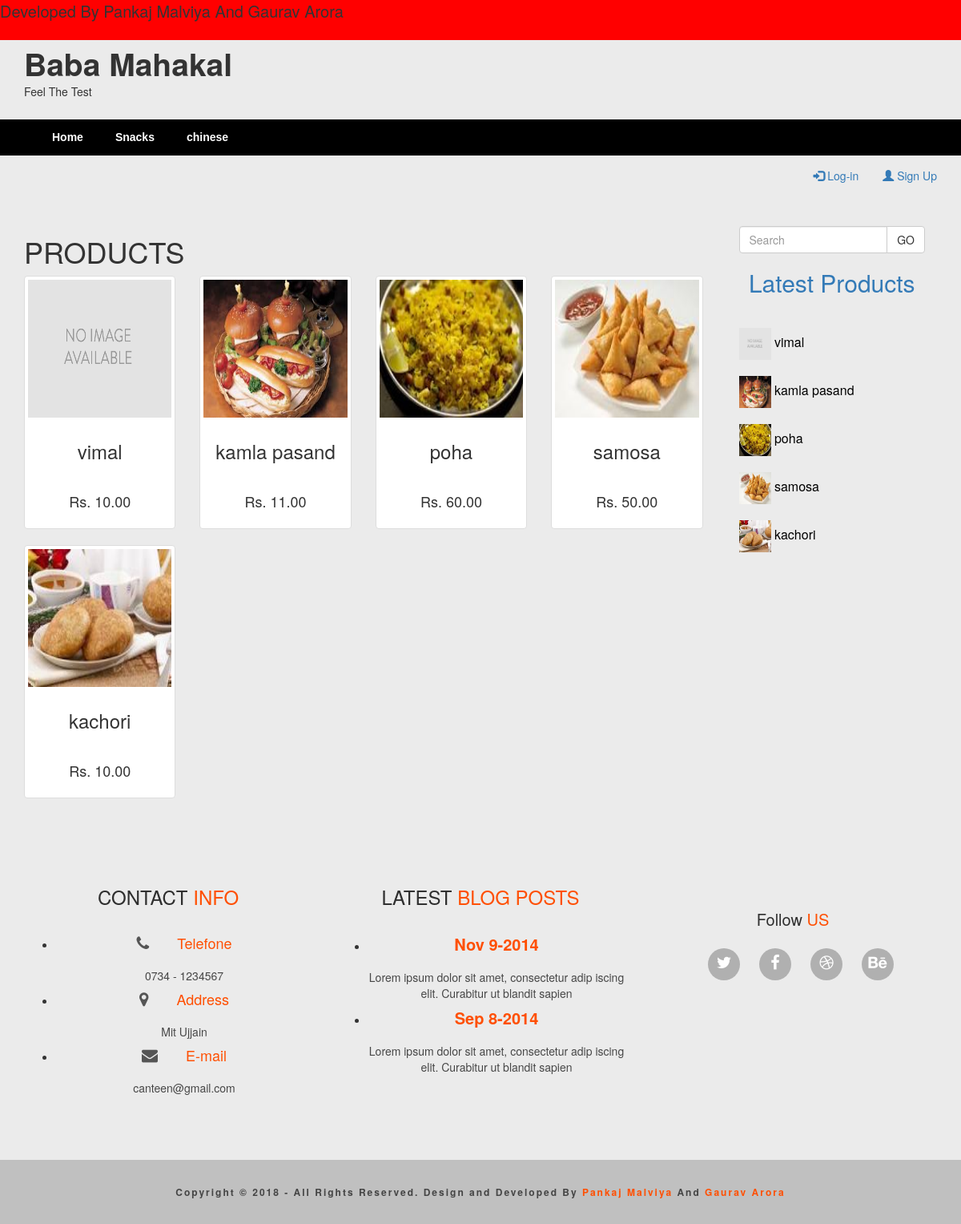
Page /product_list/ on the committed database.
### shop/models.py (models this page shows, shortened)
class Category(models.Model):
    name = models.CharField(max_length=200,db_index=True)
    slug = models.SlugField(max_length=200,db_index=True,unique=True)
    class Meta:
        ordering = ('name',)
        verbose_name = 'category'
        verbose_name_plural = 'categories'
    def get_absolute_url(self):
        return reverse('shop:product_list_by_category',args=[self.slug])

class Product(models.Model):
    category = models.ForeignKey(Category,on_delete=models.SET('None'), related_name='products')
    name = models.CharField(max_length=200,db_index=True)
    slug = models.SlugField(max_length=200,db_index=True)
    image = models.ImageField(upload_to='products/%Y/%m/%d',blank=True)
    description = models.TextField(blank=True)
    price = models.DecimalField(max_digits=10, decimal_places=2)
    stock = models.PositiveIntegerField()
    available = models.BooleanField(default=True)
    created = models.DateTimeField(auto_now_add=True)
    updated = models.DateTimeField(auto_now=True)
    class Meta:
        ordering = ['-created','name'] #('name','-created',)
        index_together = (('id','slug'),)
    def get_absolute_url(self):
        return reverse('shop:product_detail',args=[self.id, self.slug])

### shop/views.py (the view)
# urls.py: re_path(r'^product_list/$', views.product_list, name='product_list'),
def product_list(request, category_slug=None):
    print(request.GET)
    query = request.GET.get('q')
    print(query)
    category = None
    categories = Category.objects.all()
    products = Product.objects.filter(available=True)
    if query is not None:
        products = products.filter(
            Q(name__icontains=query) |
            Q(slug__icontains=query) |
            Q(description__icontains=query),
        )
    if category_slug:
        category = get_object_or_404(Category,slug=category_slug)
        products = Product.objects.filter(category=category)
    return render(request,'shop/products/product_list.html',{'category':category,'categories':categories,'products':products})

### shop/templatetags/shop_tags.py (called while the page is built)
@register.inclusion_tag('shop/products/latest_product.html')
def latest_product(count=5):
    latest_product = Product.objects.filter(available=True).order_by('-created')[:count]
    return {'latest_product':latest_product}

### shop/templates/shop/products/product_list.html (shortened to what this page needs)
{% extends 'base.html' %}
{% load staticfiles %}
{% block content %}
<div class="">
    <h1>
        {% if category %}
            {{ category.name|upper }}
        {% else %}
            PRODUCTS
        {% endif %}
    </h1>
</div>
<div class="row">
    {% for product in products %}
    <div class="col-md-3">
        <div class="thumbnail">
        <a href="{{ product.get_absolute_url }}">
            <img src="{% if product.image %}{{ product.image.url }}{% else %}{% static 'img/no_image.png' %}{% endif %}" alt="Nature" style="width:100%;height:172px;">
            <div class="caption">
                <center>
                    <h3>{{ product.name }}</h3><br>
                    <h4>Rs. {{ product.price }}</h4>
                </center>
            </div>
        </div>
    </div>
     {% endfor %}
</div>
{% endblock content %}

### shop/templates/base.html (shortened to what this page needs)
{% load staticfiles %}
{% load shop_tags %}
<body>
<head>
    {% block head %}
    <link rel="stylesheet" href="{% static 'css/bootstrap.css' %}"/>
    <link rel="stylesheet" href="{% static 'css/style.css' %}"/>
    <link rel="stylesheet" href="{% static 'font-awesome/css/font-awesome.css' %}"/>
    <link rel="stylesheet" href="//code.jquery.com/ui/1.12.1/themes/base/jquery-ui.css">
    {% endblock %}
</head>
<body style="background:#EBEBEB">
<div class="container-fluid marque">
    <div class="row">
        <div class="col-md-12 ">
            <marquee  class="" behavior="scroll" direction="left">Developed By Pankaj Malviya And Gaurav Arora</marquee>
        </div>
    </div>
</div>
<div class="container-fluid">
    <div class="container">
        <div class="row">
            <div class="col-md-12 ">
                <h1 class="heading" >Baba Mahakal</b></h1>
                <p class="slogen">Feel The Test</p>
            </div>
        </div>
    </div>
</div>
<div class="container-fluid navigation" >
    <div class="container">
        <div class="row">
            <div class="col-md-12">
                <nav class="primary-navigation " id="navigation1">
                        <div class="collapse navbar-collapse" id="myNavbar">
                            <ul class="nav navbar-nav">
                                <li class="active"><a href="{% url 'shop:index' %}">Home</a></li>
                                {% for c in categories %}
                                <li {% if category.slug == c.slug %}class="selected active"{% endif %}>
                                <a href="{{ c.get_absolute_url }}" >{{ c.name }}</a>
                                </li>
                                {% endfor %}
                            </ul>
                        </div>
                </nav>
            </div>
        </div>
    </div>
</div>
<div class="conatiner-fluid">
    <div class="container">
        <div class="row">
            <div class="col-md-12">
                <div class="pull-right">
                {% if request.user.is_authenticated %}
                    Hello {{ request.user.first_name }},<a href="{% url 'shop:logout' %}">Logout</a>
                {% else %}
                    <ul class="nav navbar-right navbar-nav">
                        <li><a href="{% url 'shop:login' %}"><span class="glyphicon glyphicon-log-in"></span> Log-in  </a></li>
                        <li><a href="{% url 'shop:signup' %}"><span class="glyphicon glyphicon-user"></span> Sign Up</a></li>
                    </ul>
                {% endif %}
                </div>
            </div>
        </div>
    </div>
</div>
<div class="container-fluid" style="margin-top:30px">
    <div class="container">
        <div class="row">
            <div class="col-md-9 ">
                {% block content %}{% endblock content %}
            </div>
            <div class="col-md-3">
                {% block sidebar %}
                {% include 'shop/products/search.html' %}
                <div>
                    <center><h2>Latest Products</h2></center>
                    {% latest_product %}
                </div>
                {% endblock sidebar %}
            </div>
        </div>
    </div>
</div>
{% block footer %}
<section id="footer" >
        <div class="container">
            <div class="row">
                <center class="col-md-4" >
                        <h3>CONTACT <span>INFO</span></h3>
                        <div class="info">
                            <ul>
                                <li>
                                  <h4><i class="fa fa-phone"></i> Telefone</h4>
                                  <p>0734 - 1234567</p>
                                </li>
                                <li>
                                  <h4><i class="fa fa-map-marker"></i> Address</h4>
                                  <p>Mit Ujjain</p>
                                </li>
                                <li>
                                  <h4><i class="fa fa-envelope"></i> E-mail</h4>
                                  <p>canteen@gmail.com</p>
                                </li>
                            </ul>
                        </div>
                </center>
                <center class="col-md-4">
                        <h3>LATEST <span >BLOG POSTS</span></h3>
                        <div class="blog">
                            <ul>
                                <li>
                                    <h4><a href="#">Nov 9-2014</a></h4>
                                    <p>Lorem ipsum dolor sit amet, consectetur adip iscing elit. Curabitur ut blandit sapien</p>
                                </li>
                                <li>
                                    <h4><a href="#">Sep 8-2014</a></h4>
                                    <p>Lorem ipsum dolor sit amet, consectetur adip iscing elit. Curabitur ut blandit sapien</p>
                                </li>
                            </ul>
                        </div>
                </center>
                <center class="col-md-4">
                        <div class="social-media-link">
                            <h3>Follow <span >US</span></h3>
                            <ul>
                                <li>
                                    <a href="#"><i class="fa fa-twitter"></i></a>
                                </li>
                                <li>
                                    <a href="#"><i class="fa fa-facebook"></i></a>
                                </li>
                                <li>
                                    <a href="#"><i class="fa fa-dribbble"></i></a>
                                </li>
                                <li>
                                    <a href="#"><i class="fa fa-behance"></i></a>
                                </li>
                            </ul>
                        </div>
                </center>
            </div>
        </div>
    </section>
{% endblock footer %}
<footer id="footer-bottom">
        <div class="container">
            <div class="row">
                <div class="col-md-12 col-sm-12">
                    <div class="block">
                        <p>Copyright &copy; 2018 - All Rights Reserved. Design and Developed By <a href="#">Pankaj Malviya</a>
                        And <a href="#">Gaurav Arora</a>
                        </p>
                    </div>
                </div>
            </div>
        </div>
    </footer>
</body>
</html>

### shop/templates/shop/products/search.html
<form class="navbar-form" role="search" method="get" action="{% url 'shop:product_list' %}">
    <div class="input-group add-on">
      <input required class="form-control" placeholder="Search" name="q" id="srch-term" type="text">
      <div class="input-group-btn">
        <button class="btn btn-default" type="submit">GO</button>
      </div>
    </div>
  </form>

### shop/templates/shop/products/latest_product.html
{% load staticfiles %}
<ul class="nav">
{% for product in latest_product %}
 <li>
  <a href="{{ product.get_absolute_url }}" style="font-size:16px;color:black">
      <img style="height:40px;width:40px;" src="
      {% if product.image %}
        {{ product.image.url }}
      {% else %}
        {% static 'img/no_image.png' %}
      {% endif %}"/>
       {{ product.name }}
  </a>
 </li>
{% endfor %}
</ul>

### static/css/style.css (style rules this page uses)
.marque { background:red; height:50px; font-size:20px; border: 0; outline: 0; vertical-align: baseline; margin: 0; padding: 0; }
.heading { font-size: 39px; display: inline-block; line-height: 1; margin: 10px 0 23px 0; font-weight:bold; }
.slogen { margin-top: -18px; margin-bottom: 10px; }
.navigation { background:black; display: block; clear: both; width: 100%; max-width: 100%; margin: 15px auto 0; min-height: 45px; }
#navigation1 { width: 100%; font-size: 13px; margin: 0 auto; }
#navigation1 ul li a { transition: all 0.25s linear; font-size: 14px; color: #fff; font-weight: 600; text-align: left; text-decoration: none; padding: 0 20px; line-height: 45px; font-family: 'Monda', sans-serif; display: block; }
.primary-navigation { display: block; clear: both; width: 100%; max-width: 100%; margin: 15px auto 0; min-height: 45px; }
#footer { padding: 70px 0px; }
#footer h3 { color: #2E2E2E; padding-bottom: 25px; }
#footer h3 span { color: #FF4F02; }
#footer .blog ul, #footer .info ul, { padding-top: 20px; }
#footer .blog ul li, #footer .info ul li, { margin-bottom: 25px; display: inline-block; margin-right: 20px; }
#footer .blog ul li h4, #footer .info ul li h4 { padding-bottom: 10px; display: block; color: #FF4F02; }
#footer .blog ul li h4 i, #footer .info ul li h4 i { color: #555; margin-right: 30px; font-size: 20px; }
#footer .blog ul li h4 a, #footer .info ul li h4 a { color: #FF4F02; font-size: 20px; font-weight: 600; }
#footer .blog ul li p, #footer .info ul li p { color: #474747; font-size: 14px; }
#footer .social-media-link h3 { font-size: 20px; padding-bottom: 15px; padding-top: 30px; }
#footer .social-media-link h3 span { color: #FF4F02; }
#footer .social-media-link ul li { display: inline-block; margin-right: 20px; }
#footer .social-media-link ul li a { display: block; width: 40px; height: 40px; text-align: center; font-size: 20px; padding-top: 8px; border-radius: 100%; background: #B0B0B0; color: #FFFFFF; -webkit-transition: .3s all; -o-transition: .3s all; transition: .3s all; }
#footer-bottom { #background: #E9E9E9; background:silver; padding: 20px 0px; }
#footer-bottom p { text-align: center; padding-top: 12px; color: #454545; font-size: 12px; font-weight: 600; letter-spacing: 2px; }
#footer-bottom p a { color: #FF4F02; }

### rows in the picture
Category: name "Snacks"
Category: name "chinese"
Product: name "vimal", price "10.00"
Product: image (picture), name "kamla pasand", price "11.00"
Product: image (picture), name "poha", price "60.00"
Product: image (picture), name "samosa", price "50.00"
Product: image (picture), name "kachori", price "10.00"
